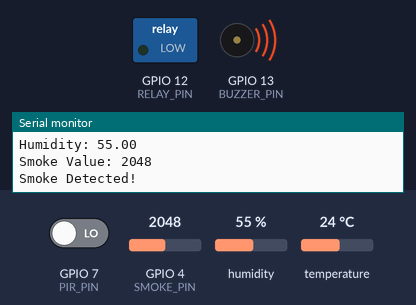
Simulated run of this sketch. Board: ESP32-S3. On the bench: switched loads named in the sketch (green lamp = pin HIGH), buzzer (waves = sounding), the last lines printed to the serial monitor. The inputs (shaded band) are chosen by the test bench; at power-on: GPIO 7 (PIR_PIN) LOW, GPIO 4 (SMOKE_PIN) = 2048, humidity 55 %, temperature 24 °C. Pins used as bus, display or sensor lines are not drawn.

Above: at 3.8 s.
3.9 s: GPIO 7 (PIR_PIN) driven HIGH
At 7.5 s:
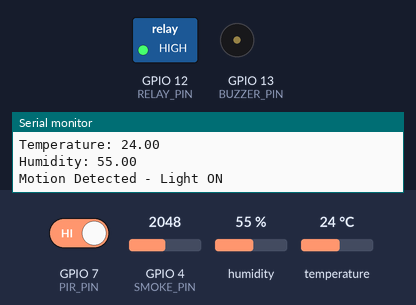
11.5 s: GPIO 7 (PIR_PIN) driven LOW
At 13.7 s:
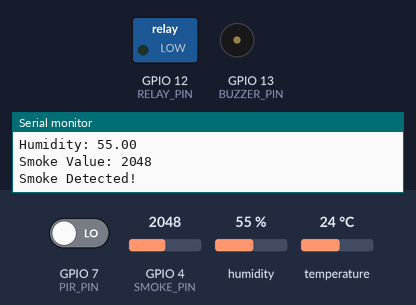
19.3 s: GPIO 4 (SMOKE_PIN) set to 318
23.2 s: GPIO 4 (SMOKE_PIN) set to 273
At 24.2 s:
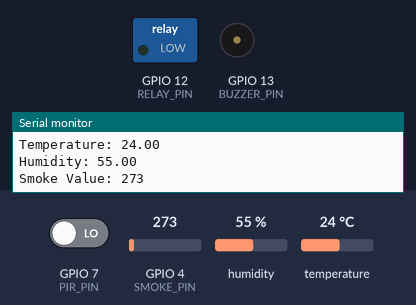
27.1 s: GPIO 4 (SMOKE_PIN) set to 340
At 27.6 s:
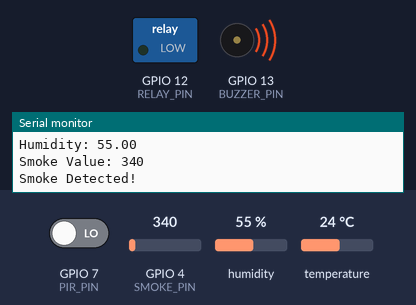
Timing chart, 0 to 35.8 s (numbered marks = the images above; inputs shaded):
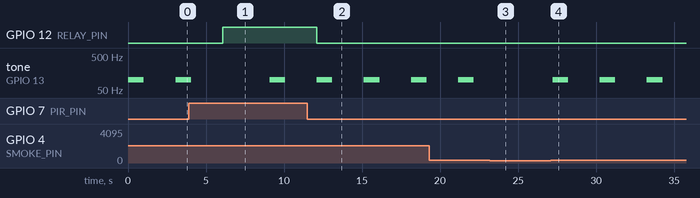

The sketch:

sketch.ino
```cpp
/****************
 BASIC SMART CLASSROOM – ESP32-S3
******************/
#define BLYNK_TEMPLATE_ID "TMPL34Wh926kz"
#define BLYNK_TEMPLATE_NAME "smart classroom"

#include <DHT.h>

/* -------- PIN DEFINITIONS -------- */
#define DHT_PIN     6
#define PIR_PIN     7
#define SMOKE_PIN   4     // Analog pin
#define RELAY_PIN   12
#define BUZZER_PIN  13

/* -------- CONSTANTS -------- */
#define DHT_TYPE DHT11
#define TEMP_LIMIT   25
#define SMOKE_LIMIT  300

/* -------- OBJECTS -------- */
DHT dht(DHT_PIN, DHT_TYPE);

void setup() {
  Serial.begin(115200);

  pinMode(PIR_PIN, INPUT);
  pinMode(RELAY_PIN, OUTPUT);
  pinMode(BUZZER_PIN, OUTPUT);

  Serial.println("Smart Classroom Started");
}

void loop() {

  /* ---------- DHT11 SENSOR ---------- */
  float temp = dht.readTemperature();
  float Hum = dht.readHumidity();

  if (!isnan(temp)) {
    Serial.print("Temperature: ");
    Serial.println(temp);
    Serial.print("Humidity: ");
    Serial.println(Hum);

    if (temp > TEMP_LIMIT) {
      digitalWrite(RELAY_PIN, HIGH);  // Fan ON
    } else {
      digitalWrite(RELAY_PIN, LOW);   // Fan OFF
    }
  }

  /* ---------- PIR SENSOR ---------- */
  int motion = digitalRead(PIR_PIN);

  if (motion == HIGH) {
    Serial.println("Motion Detected - Light ON");
    digitalWrite(RELAY_PIN, HIGH);
    delay(3000);   // Light ON for 3 sec
  }

  /* ---------- SMOKE SENSOR ---------- */
  int smokeValue = analogRead(SMOKE_PIN);
  Serial.print("Smoke Value: ");
  Serial.println(smokeValue);

  if (smokeValue > SMOKE_LIMIT) {
    Serial.println("Smoke Detected!");
    digitalWrite(BUZZER_PIN, HIGH);
    tone(BUZZER_PIN, 100, 1000);
    delay(2000);
  } else {
    digitalWrite(BUZZER_PIN, LOW);
  }

  delay(1000);   // Slow loop (easy to read output)
}
```

Measured:
- after the input at 3.9 s, GPIO 12 (RELAY_PIN): LOW → HIGH after 2.2 s
- after the input at 11.5 s, GPIO 12 (RELAY_PIN): HIGH → LOW after 0.60 s
- after the input at 23.2 s, tone on GPIO 13 (BUZZER_PIN): stays silent (without the input it goes to 100 Hz after 0.99 s)
- after the input at 27.1 s, tone on GPIO 13 (BUZZER_PIN): alternates 100 Hz for 1.0 s and silent for 2.0 s, starting after 0.12 s
- by itself, tone on GPIO 13 (BUZZER_PIN): alternates 100 Hz for 1.0 s and silent for 2.0 s
